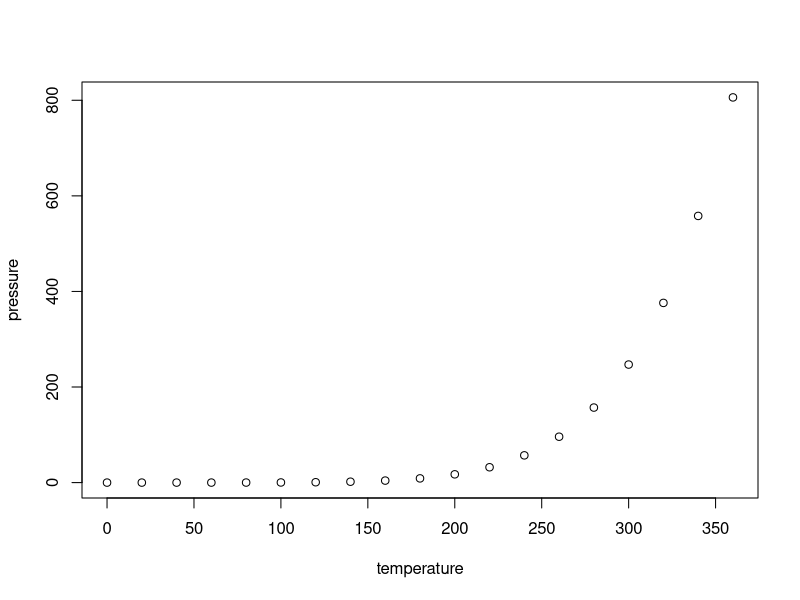
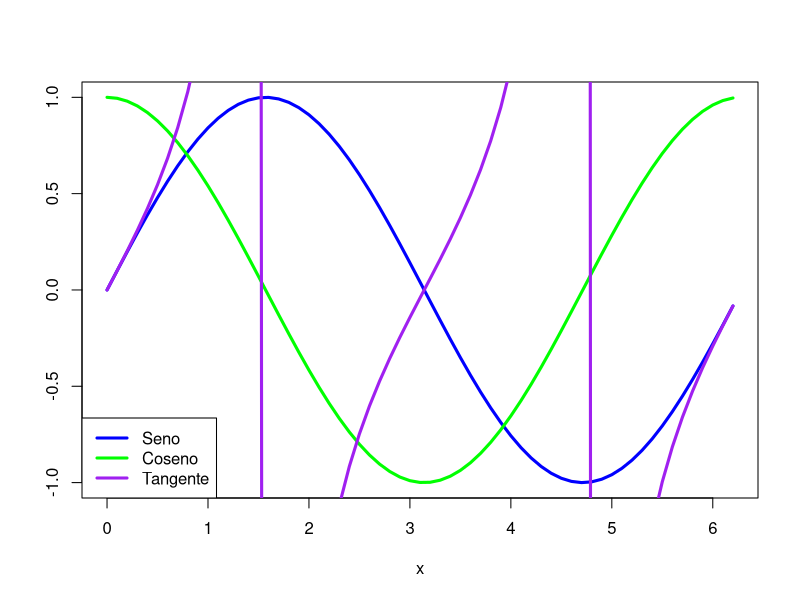

These figures' R source, in order:
## ---- chunk 1
knitr::opts_chunk$set(echo = TRUE)
## ---- chunk 2
summary(cars)
## ---- chunk 3
plot(pressure)
## ---- chunk 4
x = seq(0,2*pi,0.1) # esto crea un vector de 0 a 2pi en saltitos de 0.1
plot(x,sin(x),type="l",col="blue",lwd=3, xlab=expression(x), ylab="")
lines(x,cos(x),col="green",lwd=3)
lines(x, tan(x), col="purple",lwd=3)
legend("bottomleft",col=c("blue","green","purple"),
     legend=c("Seno","Coseno", "Tangente"), lwd=3, bty="l")
